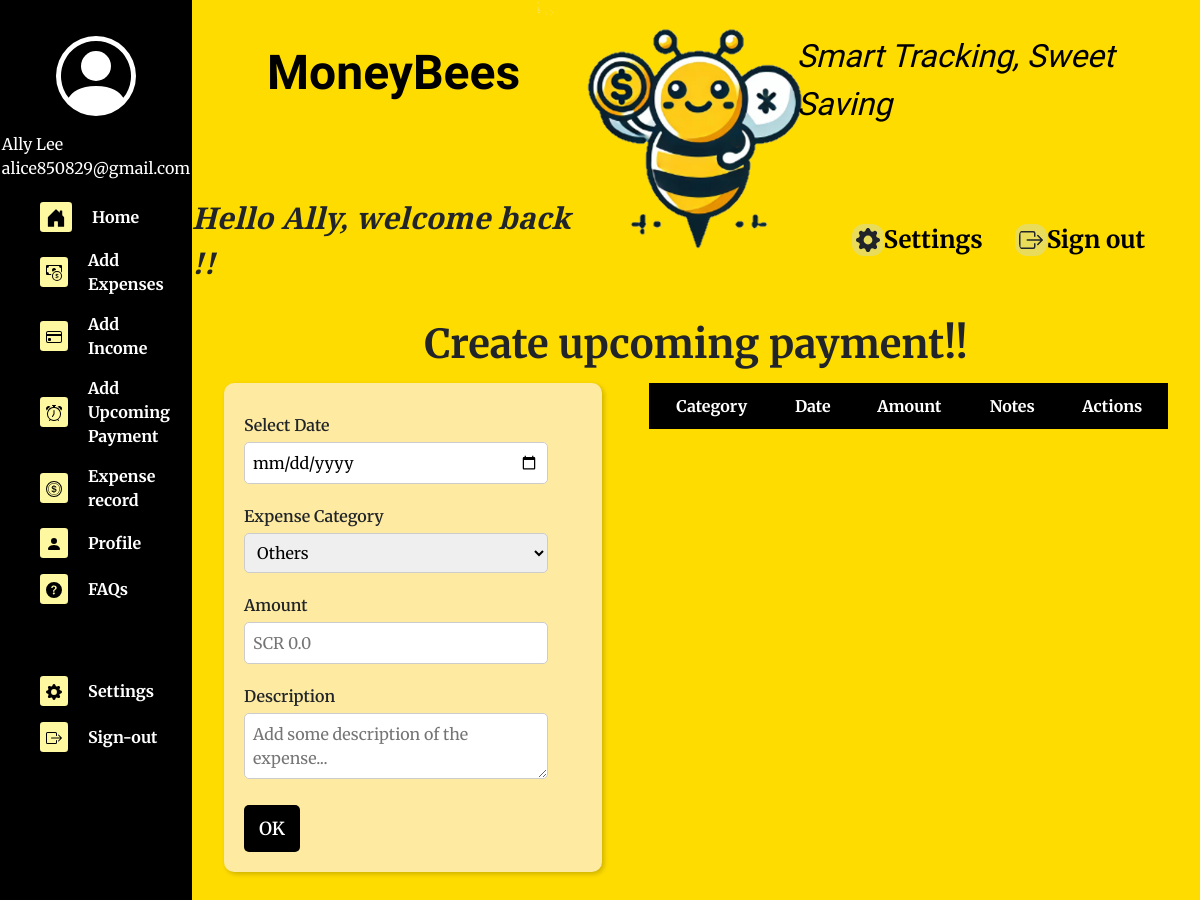
Page /finance/upcomingExpense/ (signed in) on the committed database.
### users/models.py (models this page shows, shortened)
class User(AbstractBaseUser, PermissionsMixin):
    id = models.AutoField(primary_key=True)
    firstname = models.CharField(max_length=128)
    lastname = models.CharField(max_length=128)
    email = models.EmailField(unique=True)
    password = models.CharField(max_length=128)
    currency = models.ForeignKey(
        'Currency', on_delete=models.SET_NULL, null=True)  # Foreign key to Currency
    notification = models.BooleanField(default=False)
    is_active = models.BooleanField(default=True)
    is_staff = models.BooleanField(default=False)
    objects = CustomUserManager()
    USERNAME_FIELD = 'email'
    REQUIRED_FIELDS = ['firstname', 'lastname']
    class Meta:
        verbose_name_plural = "user"

class Currency(models.Model):
    currency = models.CharField(
        primary_key=True, max_length=3)  # e.g., USD, EUR
    rate = models.DecimalField(max_digits=10, decimal_places=2, default=0)
    timestamp = models.IntegerField(null=True, blank=True)
    class Meta:
        verbose_name_plural = "currency"

### finance/views.py (the view)
# urls.py: path("upcomingExpense/", upcomingExpense_view, name="upcoming_expense"),
@login_required
def upcomingExpense_view(request):
    categories = ExpenseCategory.objects.all()
    payments = UpcomingPayment.objects.filter(user=request.user)
    return render(request, 'finance/upcomingExpense.html', {
        "show_topbar": True,
        "categories": categories,
        "payments": payments
    })

### templates/finance/upcomingExpense.html (shortened to what this page needs)
{% extends "finance/sidebar.html" %}
{% block style %}
{% load static %}
<link rel="stylesheet" href="{% static 'css/upcomingExpense.css' %}">
{{ block.super }}
{% endblock %}
{% block main %}
<div class="container">
    <h1>Create upcoming payment!!</h1>
    <div class="upcoming-expense">
        <div class="expense-form">
            <form id="expense-form">
                <label for="date">Select Date</label>
                <input type="date" id="date" name="date" required>
                <label for="category">Expense Category</label>
                <select id="category" name="category">
                    {% for category in categories %}
                    <option value="{{ category.id }}">{{ category.name }}</option>
                    {% endfor %}
                </select>
                <label for="amount">Amount</label>
                <input type="number" id="amount" name="amount" placeholder="{{user.currency.currency}} 0.0" required>
                <label for="description">Description</label>
                <textarea id="description" name="description"
                    placeholder="Add some description of the expense..."></textarea>
                <div class="form-buttons">
                    <button type="submit" id="save-btn">OK</button>
                </div>
            </form>
        </div>
        <div class="expense-list">
            <table>
                <thead>
                    <tr>
                        <th>Category</th>
                        <th>Date</th>
                        <th>Amount</th>
                        <th>Notes</th>
                        <th>Actions</th>
                    </tr>
                </thead>
            </table>
        </div>
    </div>
</div>
{% block script %}
{% load static %}
{% endblock %}
{% endblock %}

### templates/finance/sidebar.html (shortened to what this page needs)
{% extends "base.html" %}
{% block style %}
  {% load static %}
  <link rel="stylesheet" href="{% static 'css/sidebar.css' %}">
{% endblock %}
{% block content %}
<div class="display" >
    <nav class="sidebar" >
        <div class="sidebar-profile">
            <svg  width="80" height="80" fill="currentColor" viewBox="0 0 16 16" style="margin:1rem">
                <path d="M11 6a3 3 0 1 1-6 0 3 3 0 0 1 6 0"/>
                <path fill-rule="evenodd" d="M0 8a8 8 0 1 1 16 0A8 8 0 0 1 0 8m8-7a7 7 0 0 0-5.468 11.37C3.242 11.226 4.805 10 8 10s4.757 1.225 5.468 2.37A7 7 0 0 0 8 1"/>
              </svg></br>
            <div> {{user.firstname}} {{user.lastname}} </br> {{user.email}} </div>
        </div>
        <ul >
            <li class="nav-item">
              <div class="icon-container">
              </div>
              <a class="nav-link active" href="/finance/home">Home</a>
            </li>
            <li class="nav-item">
              <div class="icon-container">
              </div>
              <a class="nav-link" href="/finance/add_expense">Add Expenses</a>
            </li>
            <li class="nav-item">
              <div class="icon-container">
              </div>
              <a class="nav-link" href="/finance/add_income">Add Income</a>
            </li>
            <li class="nav-item">
              <div class="icon-container">
              </div>
              <a class="nav-link"  href="/finance/upcomingExpense">Add Upcoming Payment</a>
            </li>
            <li class="nav-item">
              <div class="icon-container">
              </div>
              <a class="nav-link" href="/finance/expense-record">Expense record</a>
            </li>
            <li class="nav-item">
              <div class="icon-container">
                <svg xmlns="http://www.w3.org/2000/svg" width="16" height="16" fill="currentColor" class="bi bi-person-fill" viewBox="0 0 16 16">
                  <path d="M3 14s-1 0-1-1 1-4 6-4 6 3 6 4-1 1-1 1zm5-6a3 3 0 1 0 0-6 3 3 0 0 0 0 6"/>
                </svg>
              </div>
              <a class="nav-link" href="/finance/profile">Profile</a>
            </li>
            <li class="nav-item">
              <div class="icon-container">
              </div>
              <a class="nav-link" href="/finance/faq">FAQs</a>
            </li>
            <li class="nav-item" style="margin-top: 72px;">
                <div class="icon-container">
                </div>
              <a class="nav-link" href="/finance/settings">Settings</a>
            </li>
            <li class="nav-item">
              <div class="icon-container">
              </div>
              <a class="nav-link" href="../../users/login">Sign-out</a>
            </li>
        </ul>
      </nav>
    <main class="main">
      {% if show_topbar %}
       {% include "finance/topbar.html" %}
      {% endif %}
      {% block main %} {% endblock %}
    </main>
</div>
{% endblock %}

### templates/finance/topbar.html (shortened to what this page needs)
{% load static %}
{% block style %}
  {% load static %}
  <link rel="stylesheet" href="{% static 'css/topbar.css' %}">
{% endblock %}
<div class="topbar">
    <h1 class="fw-bold mb-logo"> MoneyBees </h1>
    <img src="{% static 'images/moneybees.png' %}"   alt="Moneybees Logo" style="grid-row:span 2; width: 320px;" />
    <div class="mb-logo" style="font-size:2rem; font-style:italic">Smart Tracking, Sweet Saving</div>
    <div class="font1"> Hello {{user.firstname | capfirst}}, welcome back !!</div>
    <div class= "topbar-icon-container">
        <div class="topbar-icon">
            <a href="/finance/settings" class="nav-link" >Settings</a>
        </div>
        <div class="topbar-icon">
            <a href="/users/login" class="nav-link">Sign out</a>
        </div>
    </div>
</div>

### static/css/style.css (style rules this page uses)
* { margin: 0; padding: 0; box-sizing: border-box; }
.container { display: flex; width: 100vw; height: auto; overflow: hidden; }
form { width: 90%; }
label { margin: 10px 0 5px; font-size: 14px; }

### static/css/upcomingExpense.css (style rules this page uses)
* { margin: 0; padding: 0; box-sizing: border-box; }
html, body { margin: 0; padding: 0; overflow: hidden; height: 100vh; width: 100vw; position: fixed; }
body, h1, h2, h3, label, input, select, textarea, button, table { font-family: 'Merriweather', serif; }
h1 { font-weight: 700; font-size: 40px; text-align: center; margin-bottom: 15px; }
label { font-weight: 600; font-size: 16px; }
.container { display: flex; flex-direction: column; align-items: center; justify-content: flex-start; height: 100%; width: 100%; overflow: hidden; }
.upcoming-expense { display: flex; justify-content: space-between; align-items: flex-start; gap: 20px; margin: 0 20px; width: calc(100% - 40px); height: calc(100% - 80px); }
.expense-form { background-color: #FEEAA0; padding: 20px; border-radius: 10px; box-shadow: 2px 2px 5px rgba(0, 0, 0, 0.2); max-width: 40%; flex: 1; min-width: 300px; overflow-y: auto; max-height: 100%; }
input, select, textarea { font-size: 16px; padding: 8px; border: 1px solid #ccc; border-radius: 5px; width: 100%; margin-bottom: 10px; }
.form-buttons { margin-top: 10px; }
.form-buttons button { background-color: black; color: white; font-size: 18px; font-weight: 600; padding: 10px 15px; border: none; border-radius: 5px; cursor: pointer; margin-right: 10px; }
.expense-list { max-width: 55%; min-width: 400px; flex: 2; overflow-y: auto; max-height: 100%; }
.expense-list table { width: 100%; border-collapse: collapse; background-color: transparent; table-layout: auto; word-wrap: break-word; }
.expense-list th, .expense-list td { font-size: 16px; font-family: 'Merriweather', serif; border: 1px solid black; padding: 10px; text-align: center; }
.expense-list th { background-color: black; color: white; font-weight: 700; }

### static/css/sidebar.css (style rules this page uses)
.display { display: grid; grid-template-columns: 16% 1fr; overflow-y: hidden; }
.sidebar { grid-column: 1; height: 100vh; background-color: #000000; color: white; padding: 20px; left: 0; top: 0; }
.sidebar ul { padding: 0; justify-self: center; margin-left: 20px; }
.sidebar ul li { margin-top: 16px; display: flex; align-items: center; font-weight: bold; }
.sidebar ul li a { color: white; text-decoration: none; }
.sidebar-profile { justify-items: center; align-items: center; height: 150px; margin-bottom: 32px; }
.main { grid-column: 2; background-color: #FFDC00; height: 100vh; overflow-y: scroll; scrollbar-width: none; }
.icon-container { background-color: #fef8a0; padding: 2px 6px 4px 6px; border-radius: 0.2rem; margin-right: 20px; color: black; }

### static/css/topbar.css (style rules this page uses)
.topbar { display: grid; grid-template-columns: 40% 20% 40%; grid-template-rows: 1fr 1fr; place-items: center; }
.mb-logo { font-family: 'Bagel Fat One', cursive; font-size: 3rem; color: #000; }
.font1 { font-family: "EB Garamond", serif; font-optical-sizing: auto; font-weight: bold; font-style: italic; font-size: 30px; }
.topbar-icon-container { display: flex; font-weight: bold; font-size: 24px; }
.topbar-icon { display: flex; padding: 1rem; align-items: anchor-center; }
.topbar-icon svg { background-color: #E9DC5A; padding: 4px; border-radius: 12px; }
.nav-link { text-decoration: none; color: black; }

### rows in the picture
User: firstname "Ally", lastname "Lee", email "alice850829@gmail.com", amount "SCR 0.0"

### other values in the picture
form field category "Others"
